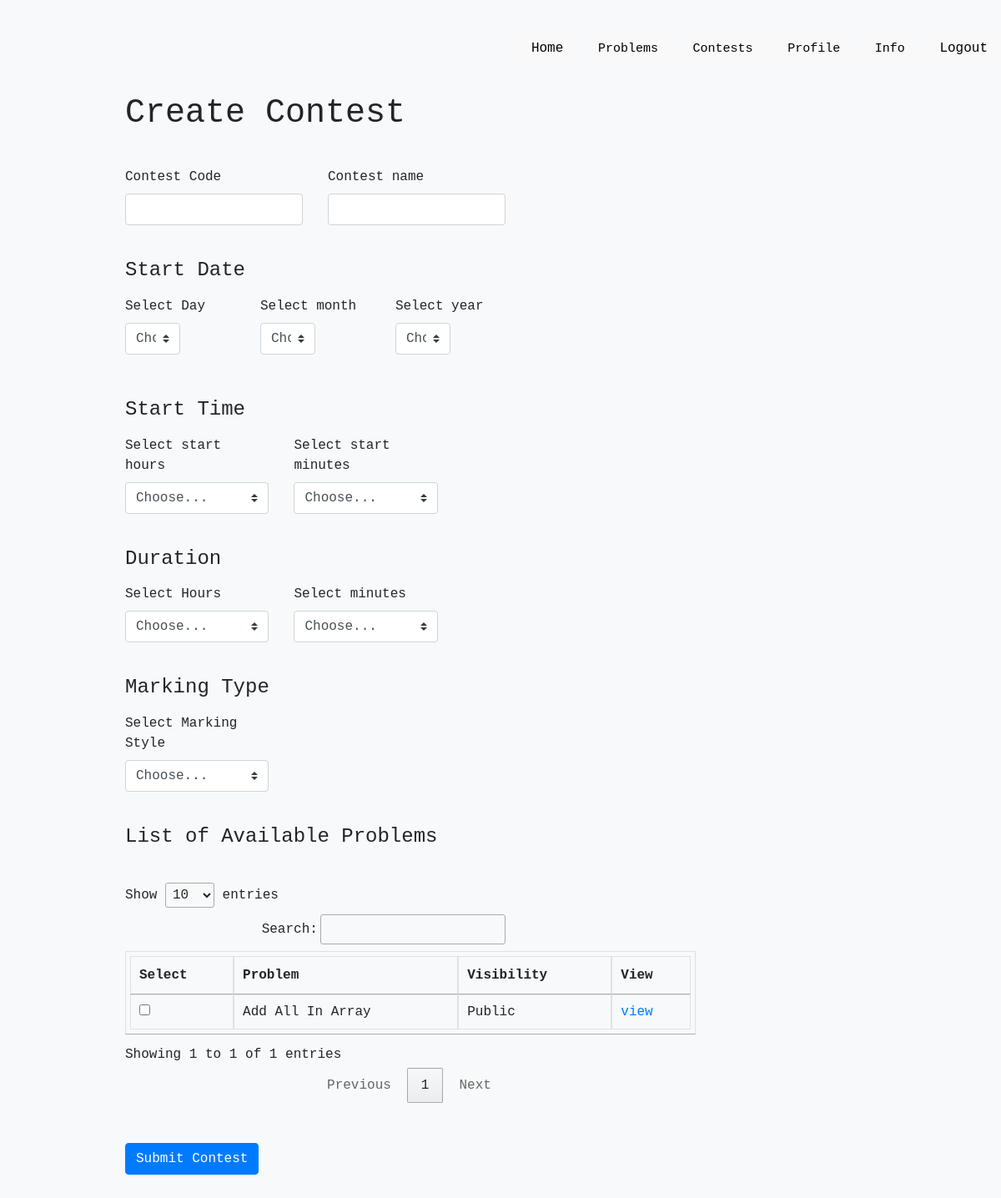
The page /contest/create/ on the database as committed earlier.
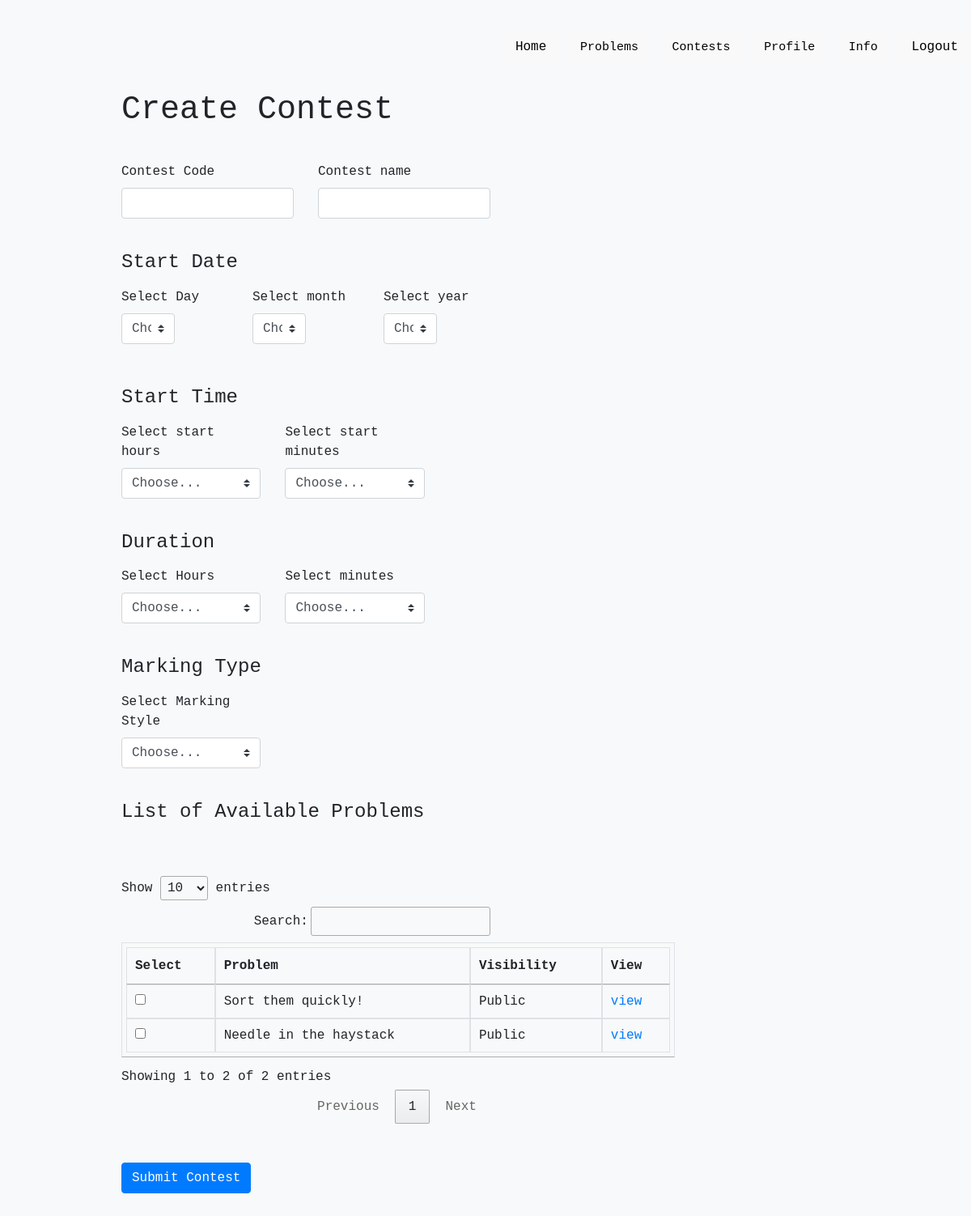
The same page on the database as committed later.
### problems/models.py (models this page shows)
class Question(models.Model):
    problemCode = models.CharField(max_length=50)
    problemName = models.CharField(max_length=100)
    problemStatement = models.TextField()
    timeLimit = models.FloatField()
    memoryLimit = models.IntegerField()
    marking = models.IntegerField()
    access = models.IntegerField()
    creator = models.CharField(max_length=20)
    editorialist = models.CharField(max_length=20)
    totalAttempts = models.IntegerField()
    successfulAttempts = models.IntegerField()

### contest/views.py (the view)
# urls.py: path('create/',createContestView,name='createContest'),
def createContestView(request):
    questions = Question.objects.all()
    all_questions = []
    for question in questions:
        if question.access == 1 or question.creator == request.user.username:
            print("Hello")
            all_questions.append(question)
    registerLog('INFO','GET',request.user.username,'createContest','creatingContest',get_client_ip(request))
    return render(request,'createContest.html',{'all_problems':all_questions})

### OJ/loggingUtils.py (called while the page is built)
def get_client_ip(request):
    x_forwarded_for = request.META.get('HTTP_X_FORWARDED_FOR')
    if x_forwarded_for:
        ip = x_forwarded_for.split(',')[0]
    else:
        ip = request.META.get('REMOTE_ADDR')
    return ip

def registerLog(level, method, username, function, activity, IP):
	log = logging.getLogger('CallOJLogs')
	staticLogInfo = {'clientip': IP, 'user': username}
	if level == "INFO":
		log.info('"'+ method + ' '+ username + ' '+ function +' '+ activity +'"', extra = staticLogInfo)
	elif level == "ERROR":
		log.error('"'+ method + ' '+ username + ' '+ function +' '+ activity +'"', extra = staticLogInfo)
	else:
		log.debug('"'+ method + ' '+ username + ' '+ function +' '+ activity +'"', extra = staticLogInfo)

### templates/createContest.html (shortened to what the changed rows need)
<!doctype html>
<html lang="en">
  <head>
        <link rel="stylesheet" type="text/css"  href="../../static/css/createContest.css">
    {% load static %}
    <link href="{% static "css/bootstrap.min.css" %}" rel="stylesheet">
    <link href="{% static "css/form-validation.css" %}" rel="stylesheet">
    <link rel="stylesheet" type="text/css" href="http://cdn.datatables.net/1.10.21/css/jquery.dataTables.min.css" />
  </head>
  <body class="bg-light">
    <div class="container">
      <div class="row">
        <div class="col-md-12">
          <br> <br> <br> <h1 class="mb-3">Create Contest</h1>
          <form action="/contest/submit/" method="post" class="needs-validation" novalidate>
             <div class="row">
              <div class="col-md-6 mb-3">
              </div>
              <div class="col-md-6 mb-3">
              </div>
            </div>
            <br>
            <h4 class="mb-3">Start Date</h4>
            <div class="row">
              <div class="col-md-4 mb-1">
              </div>
              <div class="col-md-4 mb-1">
              </div>
              <div class="col-md-4 mb-1">
            </div>
          </div>
          <div><br><br></div>
          <h4 class="mb-3">Start Time</h4>
          <div class="row">
            <div class="col-md-5 mb-3">
            </div>
            <div class="col-md-5 mb-3">
            </div>
        </div>
        <div><br></div>
            <h4 class="mb-3">Duration</h4>
            <div class="row">
                <div class="col-md-5 mb-3">
                </div>
                <div class="col-md-5 mb-3">
                  </div>
            </div>
            <div><br></div>
            <h4 class="mb-3">Marking Type</h4>
            <div class="row">
            <div class="col-md-5 mb-3">
              </div>
            </div>
            <div><br></div>
            <h4 class="mb-3">List of Available Problems</h4>
            <div>
            <table id="selectProblems" class="table table-bordered" style="width:150%; padding:5px;">
              <thead>
                <tr>
                  <th>Select</th>
                  <th>Problem</th>
                  <th>Visibility</th>
                  <th>View</th>
                </tr>
              </thead>
              <tbody>
            {% for question in all_problems %}
            <tr>
            <div class="custom-control custom-checkbox">
                <td><input type="checkbox"  id={{ question.problemCode }} name="checks[]" value={{ question.problemCode }}></td>
                <td>{{ question.problemName }}</td>
                {% if question.access == 1 %}
                <td>Public</td>
                {% else %}
                <td>Private</td>
                {% endif %}
                <td><a href="/dashboard/problems/{{ question.id }}/">view</a></td>
            </div>
            </tr>
            {% endfor %}
          </tbody>
          </table>
        </div>
            <div><br><br></div>
            <button class="btn btn-primary" type="submit">Submit Contest</button>
            <br><br>
          </form>
        </div>
      </div>
    </div>
  </body>
</html>

Rows that differ between the two databases and show on the page:
changed Question: problemName "Add All In Array" → "Sort them quickly!"
added Question: problemName "Needle in the haystack", access "Public"
Other text that changed with them:
text written by a page script: "Show entries Search: Showing 1 to 1 of 1 entries Previous 1 Next" → "Show entries Search: Showing 1 to 2 of 2 entries Previous 1 Next"
